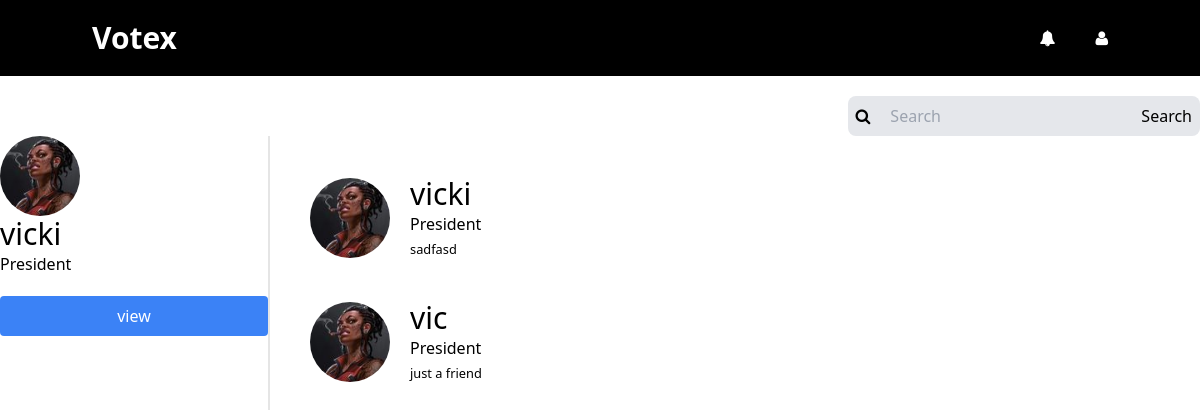
Page /competitors.php?id=2&position=1 (signed in) on the committed database.
### tables this page shows
CREATE TABLE `users` (
  `id` int(11) NOT NULL,
  `user_name` varchar(256) NOT NULL,
  `email` varchar(256) NOT NULL,
  `password` varchar(256) NOT NULL,
  `profile_picture` varchar(256) DEFAULT NULL,
  `level` int(11) NOT NULL,
  `position` int(11) DEFAULT NULL,
  `bio` text DEFAULT NULL,
  `manifesto` text DEFAULT NULL
);

CREATE TABLE `positions` (
  `id` int(11) NOT NULL,
  `position` varchar(255) NOT NULL
);

### competitors.php (the view, shortened to what this page needs)
<?php
include("includes/db_conn.php");
?>
<!DOCTYPE html>
<html lang="en">
  <head>
    <script src="https://cdn.tailwindcss.com"></script>
    <link rel="stylesheet" href="./font-awesome/css/font-awesome.min.css" />
  </head>
  <body>
     <div class="bg-black text-white fixed w-full mb-20 top-0 px-3">
      <div
        class="container m-auto xl:px-20 lg:px-20 md:px-20 sm:px-0 xs:px-0 py-5"
      >
        <div class="flex justify-between items-center">
          <h1 class="text-3xl font-semibold">Votex</h1>
          <ul
            class="flex items-center gap-10 xl:flex lg:flex md:flex sm:hidden xs:hidden"
          >
            <li>
              <i id="bell" class="fa fa-bell" aria-hidden="true"></i>
            </li>
            <div class="">
              <i id="profile" class="fa fa-user" aria-hidden="true"></i>
            </div>
          </ul>
        </div>
      </div>
    </div>
    <div class="container m-auto mt-24">
      <div
        class="flex xl:justify-end lg:justify-end md:justify-end sm:justify-center xs:justify-center mt-8 xl:flex lg:flex md:flex sm:hidden xs:hidden"
      >
        <div class="bg-gray-200 flex items-center gap-5 p-2 rounded-lg">
          <i class="fa fa-search"></i>
          <input
            type="search"
            name=""
            id=""
            class="bg-transparent"
            placeholder="Search"
          />
          <button>Search</button>
        </div>
      </div>
      <div class="grid grid-cols-12 h-[80vh] gap-10">
        <div
          class="col-span-3 xl:block lg:block md:block sm:hidden xs:hidden border-black border-opacity-10 border-r-2"
        >
        <?php
$user_id = $_GET['id'];
$query = mysqli_query($conn,"SELECT * FROM users WHERE id = '$user_id'");
while($row = mysqli_fetch_assoc($query)){
  $position = $row['position'];
  $id = $row['id'];
   $check = mysqli_query($conn,"SELECT * FROM positions WHERE id = '$position'");
            while($pos = mysqli_fetch_assoc($check)){
              $position = $pos['position'];
              $position_id = $pos['id'];
            }
echo '  <div class="sticky top-20">
            <img src="./img.jpg" class="w-20 h-20 rounded-full" alt="" />
            <h4 class="text-3xl">'.$row['user_name'].'</h4>
            <p>'.$position.'</p>
            <a href="./view.php?id='.$id.'&position='.$position_id.'">
            <button class="bg-blue-500 text-white w-full p-2 rounded mt-5">
              view
            </button>
            </a>
          </div>';
}
?>
        </div>
        <div class="col-span-9">
        <?php
$user_id = $_GET['id'];
$position = $_GET['position'];
$query = mysqli_query($conn,"SELECT * FROM users WHERE id != '$user_id' AND position = '$position'");
while($row = mysqli_fetch_assoc($query)){
  $position = $row['position'];
  $id = $row['id'];
   $check = mysqli_query($conn,"SELECT * FROM positions WHERE id = '$position'");
            while($pos = mysqli_fetch_assoc($check)){
              $position = $pos['position'];
              $position_id = $pos['id'];
            }
  echo ' <a href="./view.php?id='.$id.'&position='.$position_id.'">
            <div class="flex items-center gap-5 my-10 flex-wrp">
              <img src="./img.jpg" class="w-20 h-20 rounded-full" alt="" />
              <div class="">
                <h4 class="text-3xl">'.$row['user_name'].'</h4>
                <p>'.$position.'</p>
                <small>
                 '.$row['bio'].'
                </small>
              </div>
            </div>
          </a>';
}
?>
        </div>
      </div>
    </div>
  </body>
</html>

### rows in the picture
users: user_name "vicki", positions.position "President"
users: user_name "vicki", positions.position "President", bio "sadfasd"
users: user_name "vic", positions.position "President", bio "just a friend"
